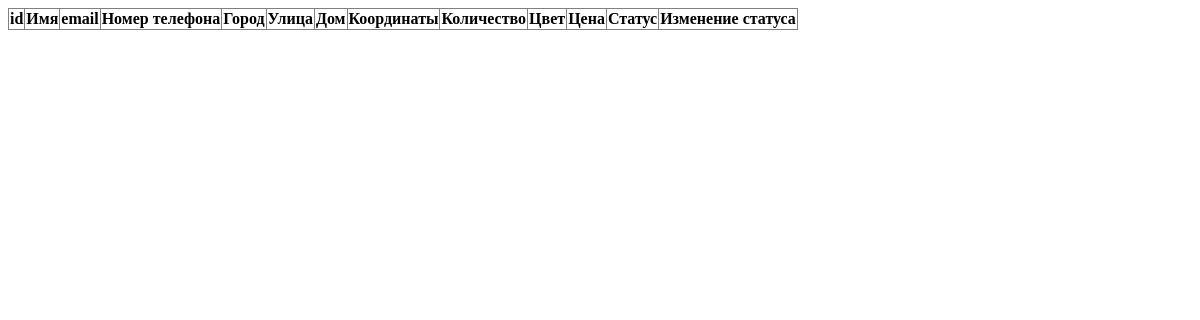
The app's page /admin/orders/atwork (signed in), older data.
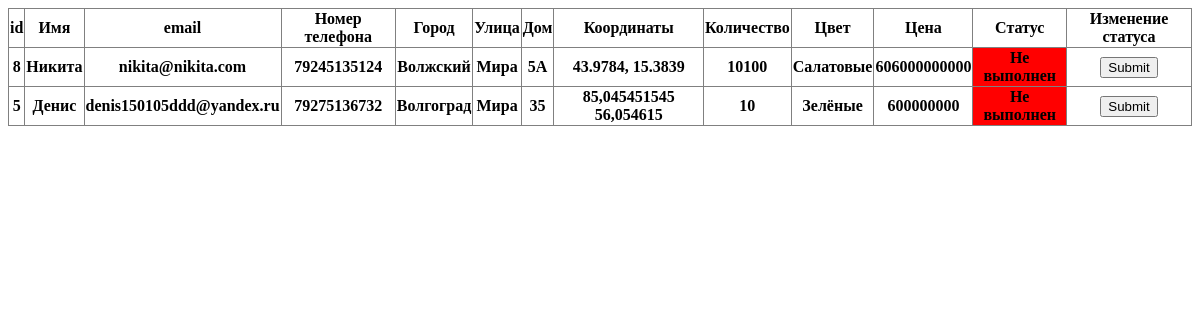
The same page, newer data.
### tables this page shows
CREATE TABLE "orders"
(
	id INTEGER not null
		primary key
		unique,
	name STRING not null,
	email STRING not null,
	phone STRING not null,
	city STRING not null,
	street STRING not null,
	house STRING not null,
	coords STRING not null,
	howmany STRING not null,
	color STRING not null,
	price INTEGER not null,
	iscomplet BOOLEAN not null
);

### app.py (the view)
@app.route("/admin/orders/atwork")
def uncomplite_order():
    if "isAuth" in session:
        if session.get("isAuth") == True:
            all_table = from_db_is_complete_false()
            return render_template("admin/orders.html", orders=all_table)
        else:
            return redirect("/admin/")
    else:
        return redirect("/admin/")

### app.py (called while the page is built)
def from_db_is_complete_false():
    conn = sqlite3.connect("banana.db")
    cur = conn.cursor()
    is_complete_false = cur.execute("""SELECT * FROM orders WHERE iscomplet=false ORDER BY id DESC;""").fetchall()
    conn.close()
    return is_complete_false

### templates/admin/orders.html (shortened to what this page needs)
<!DOCTYPE html>
<html>
  <head>
  </head>
<body>
    <table border="1" style="border-collapse:collapse">
        <tr>
            <th>id</th>
            <th>Имя</th>
            <th>email</th>
            <th>Номер телефона</th>
            <th>Город</th>
            <th>Улица</th>
            <th>Дом</th>
            <th>Координаты</th>
            <th>Количество</th>
            <th>Цвет</th>
            <th>Цена</th>
            <th>Статус</th>
            <th>Изменение статуса</th>
        </tr>
        {% for order in orders %}
            <tr>
                <th>{{ order[0] }}</th>
                <th>{{ order[1] }}</th>
                <th>{{ order[2] }}</th>
                <th>{{ order[3] }}</th>
                <th>{{ order[4] }}</th>
                <th>{{ order[5] }}</th>
                <th>{{ order[6] }}</th>
                <th>{{ order[7] }}</th>
                <th>{{ order[8] }}</th>
                <th>{{ order[9] }}</th>
                <th>{{ order[10] }}</th>
                {% if order[11] == 0 %}
                    <th bgcolor="red">Не выполнен</th>
                    <th>
                        <form action="/admin/orders/update/" method="post">
                            <input type="submit" placeholder="Выполнен">
                        </form>
                    </th>
                {% else %}
                    <th bgcolor="lime">Выполнен</th>
                    <th>Не меняем</th>
                {% endif %}
            </tr>
        {% endfor %}
    </table>

Row changes from the older to the newer data that the page shows:
now on this page (row edited): orders: id "8", name "Никита", email "nikita@nikita.com", phone "79245135124", city "Волжский", street "Мира", house "5А", coords "43.9784, 15.3839", howmany "10100", color "Салатовые", price "606000000000"
now on this page (row edited): orders: id "5", name "Денис", email "denis150105ddd@yandex.ru", phone "79275136732", city "Волгоград", street "Мира", house "35", coords "85,045451545 56,054615", howmany "10", color "Зелёные", price "600000000"
